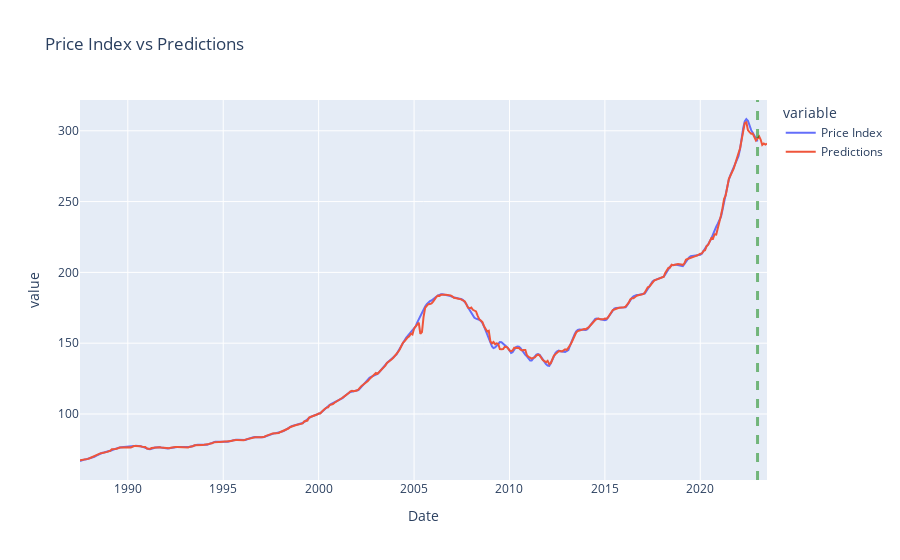

Notebook cell for this chart:
### Code cell
# use plotly to chart the 'Price Index 6 Months Later' and 'Predictions'
fig = px.line(df3, x="Date", y=["Price Index", "Predictions"], title="Price Index vs Predictions")
# add vertical line for the end of the actual data
fig.add_vline(x="2023-01-01", line_width=3, line_dash="dash", line_color="green", opacity=0.5)
# change the variable name 'Price Index 6 Months Later' to 'Price Index' in the legend
fig.for_each_trace(lambda t: t.update(name=t.name.replace("Price Index 6 Months Later", "Price Index")))
fig.show()

### Figure 1 — Plotly figure (JSON) as saved in the notebook; plotly's stock layout.template omitted (floating-point values rounded to 4 significant figures; data arrays with more than 128 entries replaced by an {"elided": "..."} marker saying what was removed)
{"data": [{"hovertemplate": "variable=Price Index<br>Date=%{x}<br>value=%{y}<extra></extra>", "legendgroup": "Price Index", "line": {"color": "#636efa", "dash": "solid"}, "marker": {"symbol": "circle"}, "mode": "lines", "name": "Price Index", "orientation": "v", "showlegend": true, "type": "scatter", "x": {"elided": "433 str values"}, "xaxis": "x", "y": {"elided": "433 float values"}, "yaxis": "y"}, {"hovertemplate": "variable=Predictions<br>Date=%{x}<br>value=%{y}<extra></extra>", "legendgroup": "Predictions", "line": {"color": "#EF553B", "dash": "solid"}, "marker": {"symbol": "circle"}, "mode": "lines", "name": "Predictions", "orientation": "v", "showlegend": true, "type": "scatter", "x": {"elided": "433 str values"}, "xaxis": "x", "y": {"elided": "433 float values"}, "yaxis": "y"}], "layout": {"legend": {"title": {"text": "variable"}, "tracegroupgap": 0}, "shapes": [{"line": {"color": "green", "dash": "dash", "width": 3}, "opacity": 0.5, "type": "line", "x0": "2023-01-01", "x1": "2023-01-01", "xref": "x", "y0": 0, "y1": 1, "yref": "y domain"}], "title": {"text": "Price Index vs Predictions"}, "xaxis": {"anchor": "y", "domain": [0, 1], "title": {"text": "Date"}}, "yaxis": {"anchor": "x", "domain": [0, 1], "title": {"text": "value"}}}}
